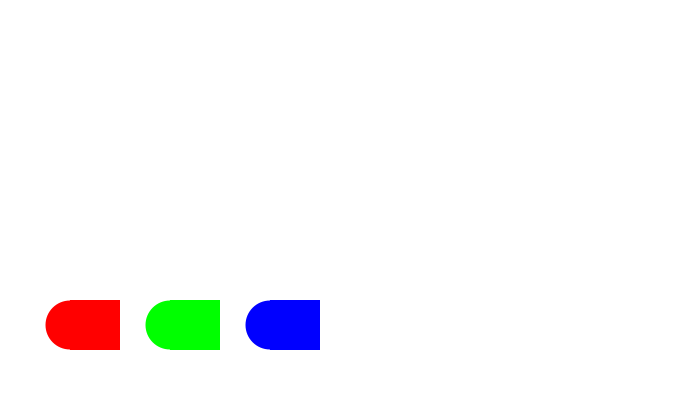
Frame 1 (no input)
Frame 60 (the mouse pressed at the canvas centre just before this capture): identical to frame 1, image omitted
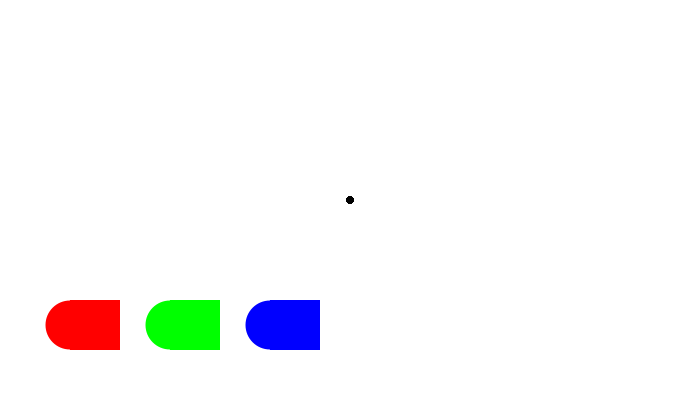
Frame 120 (the mouse held since frame 60 and released just before this capture)

The Processing sketch that drew these frames (run headless with seeded random() and noise(); from frame 60 on, the mouse is pressed at the canvas centre):

// Processing sketch: processing_25279
// ── processing_25279.pde

color fil;
color r = color(255,0,0);
color g = color(0,255,0);
color b = color(0,0,255);

void setup() { 
  
  noStroke();
  size (700,400);
  background(255);
  fill(r);
  
  ellipse (70,325,49,49);
  rect (70,300,50,50);
  fill(g);
  ellipse (170,325,49,49);
  rect (170,300,50,50);
  fill(b);
  ellipse (270,325,49,49);
  rect (270,300,50,50);
  fill(150);

  
  
}

void draw() {
  

  if (mousePressed == true) {
    fill(fil);

    ellipse(mouseX,mouseY, 7,7);
  }


  if (mouseX>70 && mouseX<130 && mouseY>300 &&mouseY<350 &&(mousePressed == true)) {
    fil = color(r);
  } 

  if (mouseX>170 && mouseX<230 && mouseY>300 &&mouseY<350 &&(mousePressed == true)) {
    fil =  color(g);
  }

  if (mouseX>270 && mouseX<330 && mouseY>300 &&mouseY<350 &&(mousePressed == true)) {
    fil = color(b);
  }
  
  
}


                
                
